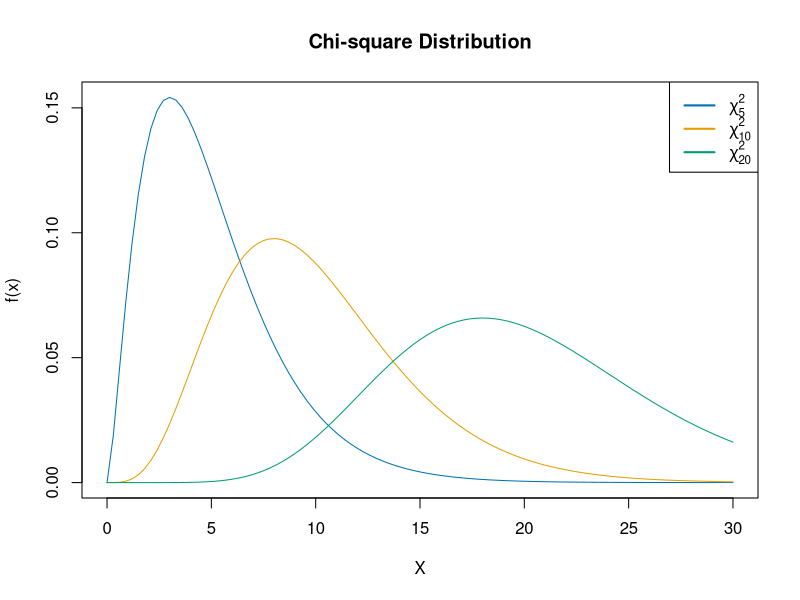
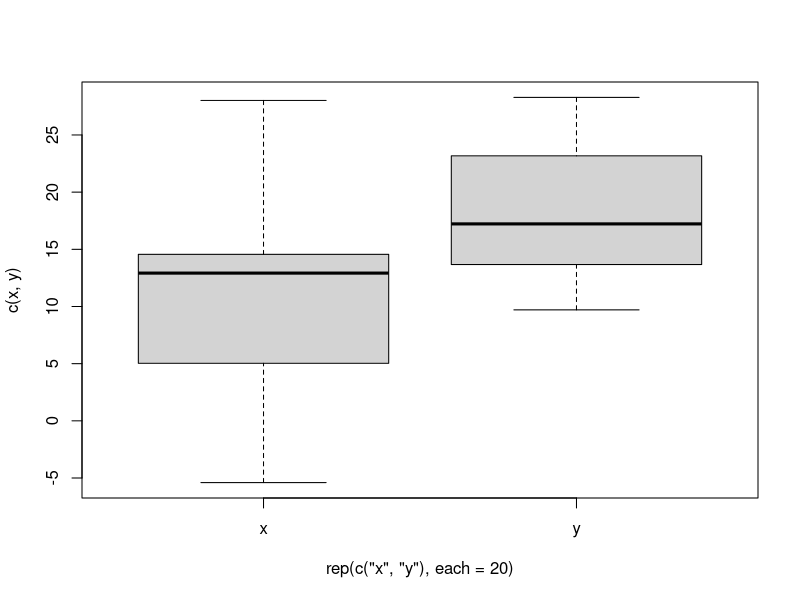
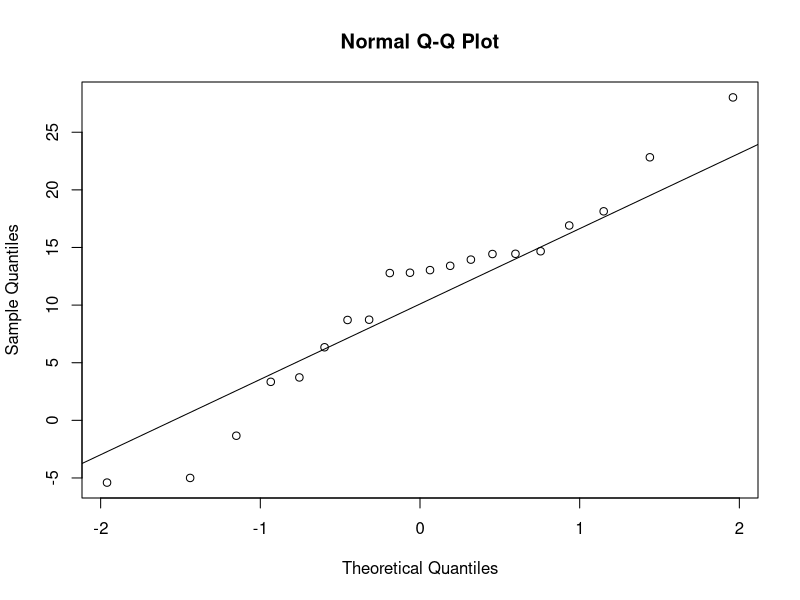
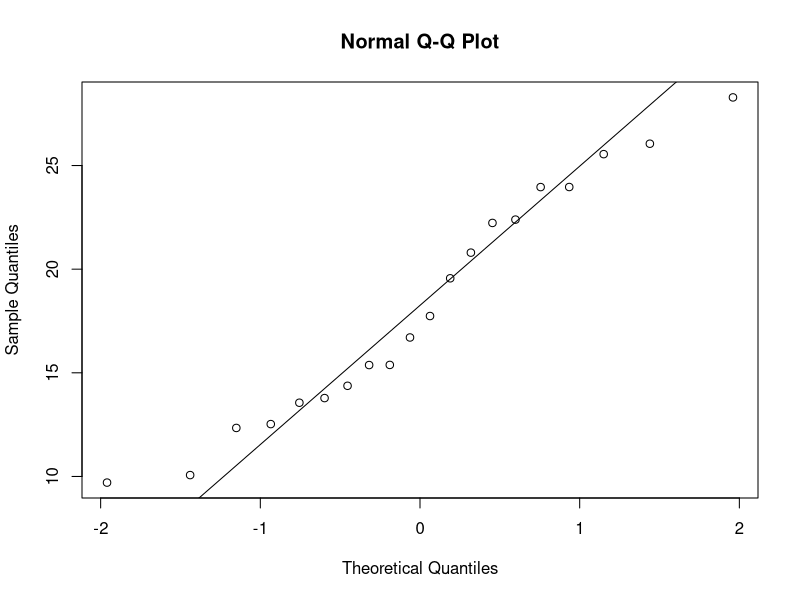

These charts were generated, in order, by the following R code:
## ---- chunk 1
#| echo: false
curve(dchisq(x, df=5), from=0, to=30, col="#0072B2", xlab='X', ylab='f(x)', main = 'Chi-square Distribution')
curve(dchisq(x, df=10),add=T, col='#E69F00')
curve(dchisq(x, df=20),add=T, col='#009E73')
legend("topright",
       legend = expression(
         chi[5]^2,
         chi[10]^2,
         chi[20]^2
       ),
       col = c("#0072B2", "#E69F00", "#009E73"),
       lwd = 2)
## ---- chunk 2
#| echo: true
n <- 30; ybar <- 500.543; s <- 3.433; alpha <- 0.01

# CI for sigma^2
sigma2CI <- (n-1)*s^2 / qchisq(c(1-alpha/2, alpha/2), df=n-1)
sigma2CI

# CI for sigma
sqrt(sigma2CI)
## ---- chunk 3
#| echo: true
s12 <- 0.105; s22 <- 0.058; df1 <- 9; df2 <- 9; alpha <- 0.05
f <- s12/s22
f

# Rejection region
rr <- qf(c(alpha/2, 1-alpha/2), df1=df1, df2=df2)
rr

# f in rejection region?
f<rr[1] | f>rr[2]
## ---- chunk 4
#| echo: true
s12 <- 0.105; s22 <- 0.058; df1 <- 9; df2 <- 9; alpha <- 0.05
f <- s12/s22
f

# Rejection region
rr <- qf(1-alpha, df1=df1, df2=df2)
rr

# f in rejection region?
f > rr

# p-value
pf(f, df1=df1, df2=df2, lower.tail = F)
## ---- chunk 5
#| echo: true
set.seed(412)
x <- rnorm(n=20, mean = 10, sd = 8)
y <- rnorm(n=20, mean = 20, sd = 5)

boxplot(c(x,y)~rep(c('x', 'y'), each = 20))

qqnorm(x); qqline(x)
qqnorm(y); qqline(y)

s12 <- var(x); s22 <- var(y); df1 <- length(x)-1; df2 <- length(y)-1; alpha <- 0.05
f <- s12/s22
f
pf(f, df1=df1, df2=df2, lower.tail = F)
var.test(x, y, alternative = 'greater')
